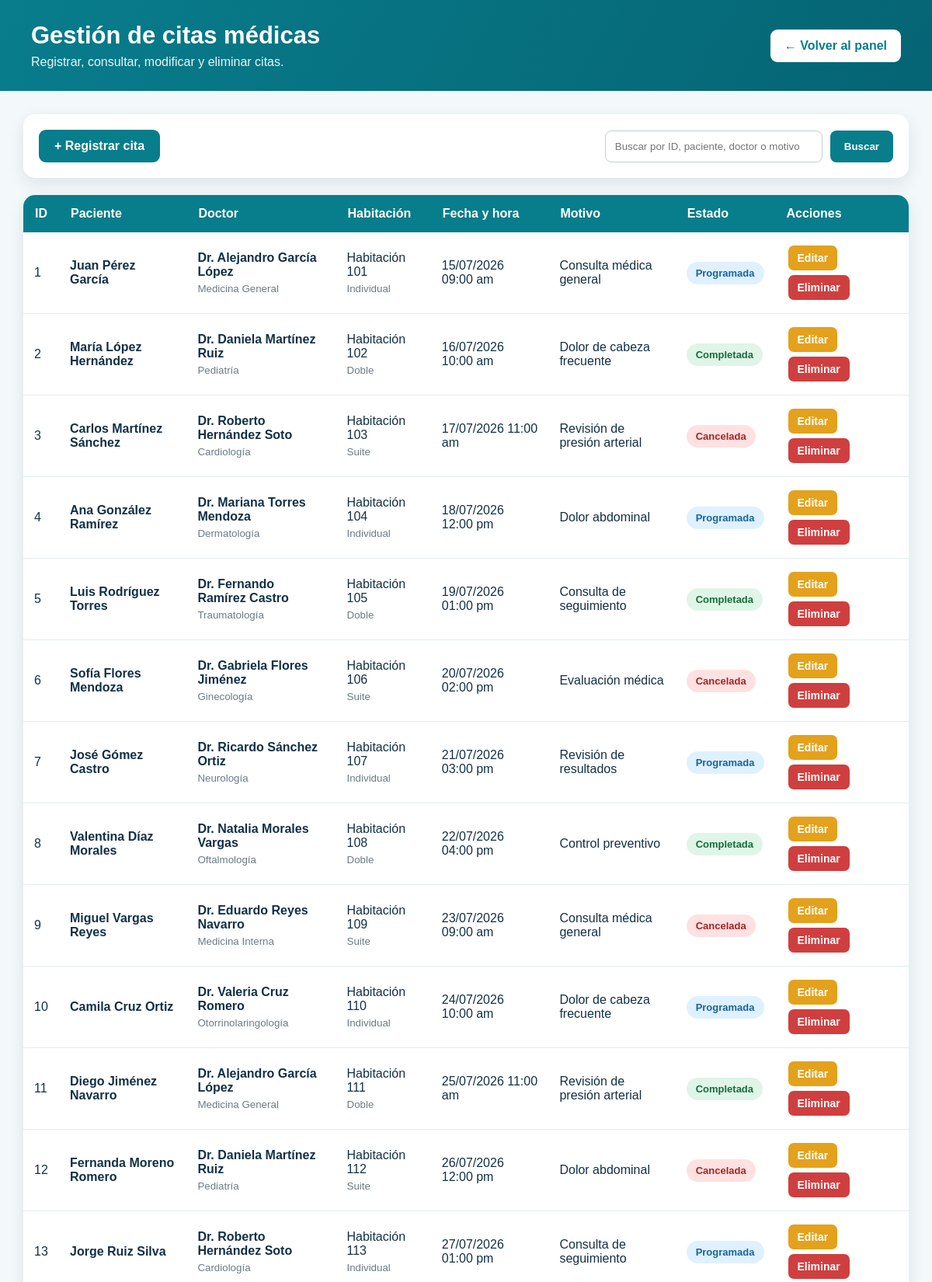
The app's page /hospital/citas/index.php (signed in, upper part) with its own data.
### tables this page shows
CREATE TABLE `citas` (
  `id_cita` int NOT NULL,
  `id_doctor` int NOT NULL,
  `id_habitacion` int NOT NULL,
  `id_paciente` int NOT NULL,
  `fecha_cita` datetime NOT NULL,
  `motivo` varchar(255) NOT NULL,
  `estado` enum('Programada','Completada','Cancelada') NOT NULL
);

CREATE TABLE `pacientes` (
  `id_paciente` int NOT NULL,
  `nombre` varchar(80) NOT NULL,
  `apellido` varchar(80) NOT NULL,
  `edad` int NOT NULL,
  `sexo` varchar(15) NOT NULL,
  `telefono` varchar(20) NOT NULL,
  `direccion` varchar(120) NOT NULL,
  `diagnostico` varchar(120) NOT NULL,
  `fecha_ingreso` datetime NOT NULL,
  `tipo_sangre` varchar(20) NOT NULL,
  `fecha_nacimiento` date NOT NULL
);

CREATE TABLE `doctores` (
  `id_doctor` int NOT NULL,
  `nombre` varchar(100) NOT NULL,
  `apellido` varchar(100) NOT NULL,
  `especialidad` varchar(255) NOT NULL,
  `cedula_prof` varchar(30) NOT NULL,
  `telefono` varchar(20) NOT NULL
);

CREATE TABLE `habitaciones` (
  `id_habitacion` int NOT NULL,
  `numero` varchar(10) NOT NULL,
  `tipo` enum('Individual','Doble','Suite') NOT NULL,
  `estado` enum('Disponible','Ocupada','Mantenimiento') NOT NULL
);

### hospital/citas/index.php (the view, shortened to what this page needs)
<?php
require_once "../conexion/conexion.php";
$busqueda = trim($_GET["buscar"] ?? "");
if ($busqueda !== "") {
    $sql = "SELECT
                c.id_cita,
                c.fecha_cita,
                c.motivo,
                c.estado,
                p.nombre AS nombre_paciente,
                p.apellido AS apellido_paciente,
                d.nombre AS nombre_doctor,
                d.apellido AS apellido_doctor,
                d.especialidad,
                h.numero AS numero_habitacion,
                h.tipo AS tipo_habitacion
            FROM citas c
            INNER JOIN pacientes p
                ON c.id_paciente = p.id_paciente
            INNER JOIN doctores d
                ON c.id_doctor = d.id_doctor
            INNER JOIN habitaciones h
                ON c.id_habitacion = h.id_habitacion
            WHERE c.id_cita = ?
               OR CONCAT(p.nombre, ' ', p.apellido) LIKE ?
               OR CONCAT(d.nombre, ' ', d.apellido) LIKE ?
               OR c.motivo LIKE ?
            ORDER BY id_cita ASC";
    $consulta = mysqli_prepare($conexion, $sql);
    $idBusqueda = is_numeric($busqueda) ? (int) $busqueda : 0;
    $textoBusqueda = "%" . $busqueda . "%";
    mysqli_stmt_bind_param(
        $consulta,
        "isss",
        $idBusqueda,
        $textoBusqueda,
        $textoBusqueda,
        $textoBusqueda
    );
    mysqli_stmt_execute($consulta);
    $resultado = mysqli_stmt_get_result($consulta);
} else {
    $sql = "SELECT
                c.id_cita,
                c.fecha_cita,
                c.motivo,
                c.estado,
                p.nombre AS nombre_paciente,
                p.apellido AS apellido_paciente,
                d.nombre AS nombre_doctor,
                d.apellido AS apellido_doctor,
                d.especialidad,
                h.numero AS numero_habitacion,
                h.tipo AS tipo_habitacion
            FROM citas c
            INNER JOIN pacientes p
                ON c.id_paciente = p.id_paciente
            INNER JOIN doctores d
                ON c.id_doctor = d.id_doctor
            INNER JOIN habitaciones h
                ON c.id_habitacion = h.id_habitacion
            ORDER BY id_cita ASC";
    $resultado = mysqli_query($conexion, $sql);
}
?>
<!DOCTYPE html>
<html lang="es">
<head>
    <link
        rel="stylesheet"
        href="../css/estilos.css"
    >
</head>
<body class="pagina-crud">
    <header class="cabecera-crud">
        <div>
            <h1>Gestión de citas médicas</h1>
            <p>
                Registrar, consultar, modificar y eliminar citas.
            </p>
        </div>
        <a
            href="../panel.php"
            class="boton-regresar"
        >
            ← Volver al panel
        </a>
    </header>
    <main class="contenido-crud">
        <section class="barra-acciones">
            <a
                href="agregar.php"
                class="boton-agregar"
            >
                + Registrar cita
            </a>
            <form
                action="index.php"
                method="GET"
                class="formulario-busqueda"
            >
                <input
                    type="text"
                    name="buscar"
                    placeholder="Buscar por ID, paciente, doctor o motivo"
                    value="<?php echo htmlspecialchars($busqueda); ?>"
                >
                <button type="submit">
                    Buscar
                </button>
            </form>
        </section>
        <section class="contenedor-tabla">
            <table class="tabla-pacientes">
                <thead>
                    <tr>
                        <th>ID</th>
                        <th>Paciente</th>
                        <th>Doctor</th>
                        <th>Habitación</th>
                        <th>Fecha y hora</th>
                        <th>Motivo</th>
                        <th>Estado</th>
                        <th>Acciones</th>
                    </tr>
                </thead>
                <tbody>
                    <?php if ($resultado && mysqli_num_rows($resultado) > 0): ?>
                        <?php while ($cita = mysqli_fetch_assoc($resultado)): ?>
                            <tr>
                                <td>
                                    <?php echo $cita["id_cita"]; ?>
                                </td>
                                <td>
                                    <strong>
                                        <?php
                                        echo htmlspecialchars(
                                            $cita["nombre_paciente"] . " " .
                                            $cita["apellido_paciente"]
                                        );
                                        ?>
                                    </strong>
                                </td>
                                <td>
                                    <strong>
                                        Dr. <?php
                                        echo htmlspecialchars(
                                            $cita["nombre_doctor"] . " " .
                                            $cita["apellido_doctor"]
                                        );
                                        ?>
                                    </strong>
                                    <small>
                                        <?php
                                        echo htmlspecialchars(
                                            $cita["especialidad"]
                                        );
                                        ?>
                                    </small>
                                </td>
                                <td>
                                    Habitación
                                    <?php
                                    echo htmlspecialchars(
                                        $cita["numero_habitacion"]
                                    );
                                    ?>
                                    <small>
                                        <?php
                                        echo htmlspecialchars(
                                            $cita["tipo_habitacion"]
                                        );
                                        ?>
                                    </small>
                                </td>
                                <td>
                                    <?php
                                    echo date(
                                        "d/m/Y h:i a",
                                        strtotime($cita["fecha_cita"])
                                    );
                                    ?>
                                </td>
                                <td>
                                    <?php
                                    echo htmlspecialchars(
                                        $cita["motivo"]
                                    );
                                    ?>
                                </td>
                                <td>
                                    <span class="estado-cita estado-<?php echo strtolower($cita["estado"]); ?>">
                                        <?php
                                        echo htmlspecialchars(
                                            $cita["estado"]
                                        );
                                        ?>
                                    </span>
                                </td>
                                <td class="acciones-tabla">
                                    <a
                                        href="editar.php?id=<?php echo $cita["id_cita"]; ?>"
                                        class="boton-editar"
                                    >
                                        Editar
                                    </a>
                                    <?php if ($_SESSION["rol"] === "Administrador"): ?>
                                        <a
                                            href="eliminar.php?id=<?php echo $cita["id_cita"]; ?>"
                                            class="boton-eliminar"
                                            onclick="return confirm('¿Seguro que deseas eliminar esta cita?');"
                                        >
                                            Eliminar
                                        </a>
                                    <?php endif; ?>
                                </td>
                            </tr>
                        <?php endwhile; ?>
                    <?php endif; ?>
                </tbody>
            </table>
        </section>
    </main>
</body>
</html>

### hospital/css/estilos.css (style rules this page uses)
* { box-sizing: border-box; margin: 0; padding: 0; }
:root { --verde-principal: #087d8c; --verde-oscuro: #056473; --verde-claro: #dff5f6; --azul-texto: #123047; --gris-fondo: #f3f8fa; --gris-texto: #5b6c76; --blanco: #ffffff; --sombra: 0 8px 25px rgba(21, 55, 70, 0.11); }
body { font-family: Arial, Helvetica, sans-serif; color: var(--azul-texto); background-color: var(--gris-fondo); }
.pagina-crud { min-height: 100vh; background-color: #f3f8fa; }
.cabecera-crud { display: flex; justify-content: space-between; align-items: center; gap: 20px; padding: 28px 40px; background: linear-gradient(120deg, #087d8c, #056473); color: white; }
.cabecera-crud h1 { margin-bottom: 7px; font-size: 31px; }
.cabecera-crud p { color: #e4f6f8; }
.boton-regresar { padding: 12px 18px; border-radius: 9px; background-color: white; color: #087d8c; text-decoration: none; font-weight: bold; }
.contenido-crud { max-width: 1550px; margin: 0 auto; padding: 30px; }
.barra-acciones { display: flex; justify-content: space-between; align-items: center; gap: 20px; margin-bottom: 22px; padding: 20px; border-radius: 15px; background-color: white; box-shadow: 0 7px 20px rgba(21, 55, 70, 0.1); }
.boton-agregar { padding: 12px 20px; border-radius: 9px; background-color: #087d8c; color: white; text-decoration: none; font-weight: bold; }
.formulario-busqueda { display: flex; gap: 10px; flex-wrap: wrap; }
.formulario-busqueda input { min-width: 280px; padding: 12px; border: 1px solid #bfd0d5; border-radius: 8px; outline: none; }
.formulario-busqueda button, .boton-limpiar { padding: 12px 18px; border: none; border-radius: 8px; background-color: #087d8c; color: white; text-decoration: none; font-weight: bold; cursor: pointer; }
.contenedor-tabla { overflow-x: auto; border-radius: 15px; background-color: white; box-shadow: 0 7px 20px rgba(21, 55, 70, 0.1); }
.tabla-pacientes { width: 100%; border-collapse: collapse; }
.tabla-pacientes th { padding: 15px; background-color: #087d8c; color: white; text-align: left; white-space: nowrap; }
.tabla-pacientes td { padding: 14px; border-bottom: 1px solid #e2ecef; vertical-align: middle; }
.tabla-pacientes td small { display: block; margin-top: 5px; color: #6b7c84; }
.acciones-tabla { min-width: 160px; }
.boton-editar, .boton-eliminar { display: inline-block; margin: 3px; padding: 8px 12px; border-radius: 7px; color: white; text-decoration: none; font-size: 14px; font-weight: bold; }
.boton-editar { background-color: #e4a11b; }
.boton-eliminar { background-color: #cf3f3f; }
.estado-cita { display: inline-block; padding: 7px 12px; border-radius: 20px; font-size: 13px; font-weight: bold; white-space: nowrap; }
.estado-programada { background-color: #dff1ff; color: #17649a; }
.estado-completada { background-color: #dff5e8; color: #176c3a; }
.estado-cancelada { background-color: #ffe1e1; color: #a32424; }

### records on screen
citas: id_cita "1", id_paciente.apellido "Juan Pérez García", id_doctor.apellido "Alejandro García López", id_doctor.especialidad "Medicina General", id_habitacion.numero "101", id_habitacion.tipo "Individual", fecha_cita "15/07/2026 09:00 am", motivo "Consulta médica general", estado "Programada"
citas: id_cita "2", id_paciente.apellido "María López Hernández", id_doctor.apellido "Daniela Martínez Ruiz", id_doctor.especialidad "Pediatría", id_habitacion.numero "102", id_habitacion.tipo "Doble", fecha_cita "16/07/2026 10:00 am", motivo "Dolor de cabeza frecuente", estado "Completada"
citas: id_cita "3", id_paciente.apellido "Carlos Martínez Sánchez", id_doctor.apellido "Roberto Hernández Soto", id_doctor.especialidad "Cardiología", id_habitacion.numero "103", id_habitacion.tipo "Suite", fecha_cita "17/07/2026 11:00 am", motivo "Revisión de presión arterial", estado "Cancelada"
citas: id_cita "4", id_paciente.apellido "Ana González Ramírez", id_doctor.apellido "Mariana Torres Mendoza", id_doctor.especialidad "Dermatología", id_habitacion.numero "104", id_habitacion.tipo "Individual", fecha_cita "18/07/2026 12:00 pm", motivo "Dolor abdominal", estado "Programada"
citas: id_cita "5", id_paciente.apellido "Luis Rodríguez Torres", id_doctor.apellido "Fernando Ramírez Castro", id_doctor.especialidad "Traumatología", id_habitacion.numero "105", id_habitacion.tipo "Doble", fecha_cita "19/07/2026 01:00 pm", motivo "Consulta de seguimiento", estado "Completada"
citas: id_cita "6", id_paciente.apellido "Sofía Flores Mendoza", id_doctor.apellido "Gabriela Flores Jiménez", id_doctor.especialidad "Ginecología", id_habitacion.numero "106", id_habitacion.tipo "Suite", fecha_cita "20/07/2026 02:00 pm", motivo "Evaluación médica", estado "Cancelada"
citas: id_cita "7", id_paciente.apellido "José Gómez Castro", id_doctor.apellido "Ricardo Sánchez Ortiz", id_doctor.especialidad "Neurología", id_habitacion.numero "107", id_habitacion.tipo "Individual", fecha_cita "21/07/2026 03:00 pm", motivo "Revisión de resultados", estado "Programada"
citas: id_cita "8", id_paciente.apellido "Valentina Díaz Morales", id_doctor.apellido "Natalia Morales Vargas", id_doctor.especialidad "Oftalmología", id_habitacion.numero "108", id_habitacion.tipo "Doble", fecha_cita "22/07/2026 04:00 pm", motivo "Control preventivo", estado "Completada"
citas: id_cita "9", id_paciente.apellido "Miguel Vargas Reyes", id_doctor.apellido "Eduardo Reyes Navarro", id_doctor.especialidad "Medicina Interna", id_habitacion.numero "109", id_habitacion.tipo "Suite", fecha_cita "23/07/2026 09:00 am", motivo "Consulta médica general", estado "Cancelada"
citas: id_cita "10", id_paciente.apellido "Camila Cruz Ortiz", id_doctor.apellido "Valeria Cruz Romero", id_doctor.especialidad "Otorrinolaringología", id_habitacion.numero "110", id_habitacion.tipo "Individual", fecha_cita "24/07/2026 10:00 am", motivo "Dolor de cabeza frecuente", estado "Programada"
citas: id_cita "11", id_paciente.apellido "Diego Jiménez Navarro", id_doctor.apellido "Alejandro García López", id_doctor.especialidad "Medicina General", id_habitacion.numero "111", id_habitacion.tipo "Doble", fecha_cita "25/07/2026 11:00 am", motivo "Revisión de presión arterial", estado "Completada"
citas: id_cita "12", id_paciente.apellido "Fernanda Moreno Romero", id_doctor.apellido "Daniela Martínez Ruiz", id_doctor.especialidad "Pediatría", id_habitacion.numero "112", id_habitacion.tipo "Suite", fecha_cita "26/07/2026 12:00 pm", motivo "Dolor abdominal", estado "Cancelada"
citas: id_cita "13", id_paciente.apellido "Jorge Ruiz Silva", id_doctor.apellido "Roberto Hernández Soto", id_doctor.especialidad "Cardiología", id_habitacion.numero "113", id_habitacion.tipo "Individual", fecha_cita "27/07/2026 01:00 pm", motivo "Consulta de seguimiento", estado "Programada"
